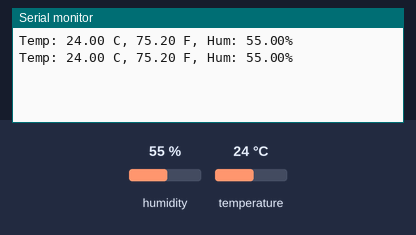
A sketch run on a simulated Arduino Uno, built with avr-gcc and run on an emulated ATmega328P. Parts: the last lines printed to the serial monitor. The inputs (shaded band) are chosen by the test bench; at power-on: humidity 55 %, temperature 24 °C.

Above: at 4.8 s.
4.9 s: humidity set to 22 %
At 7.5 s:
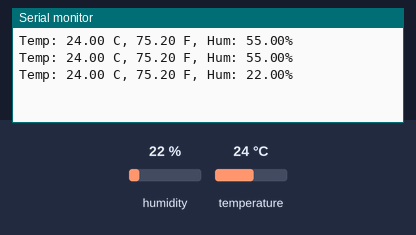
7.9 s: temperature set to 12 °C
At 8.8 s:
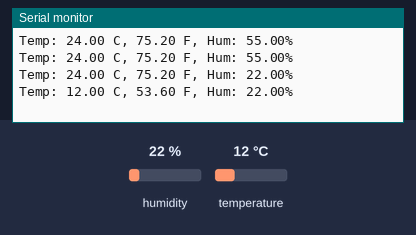
10.9 s: humidity set to 40 %
At 13.6 s:
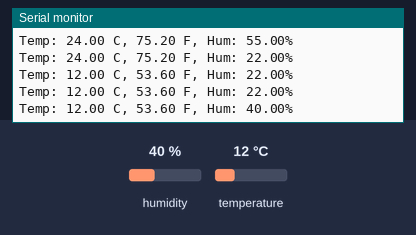
Timing chart, 0 to 15.1 s (numbered marks = the images above; inputs shaded):
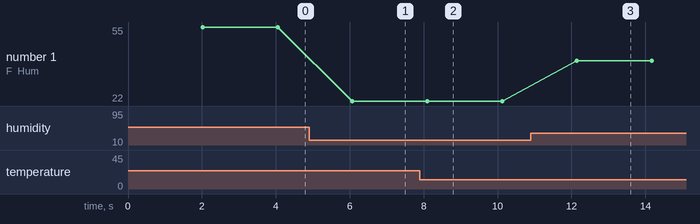

The sketch:

sketch_feb23a.ino
```cpp
#include <DHT.h>
#include <DHT_U.h>

#include "DHT.h"

#define DPIN 4        //Pin to connect DHT sensor (GPIO number)
#define DTYPE DHT11   // Define DHT 11 or DHT22 sensor type

DHT dht(DPIN,DTYPE);

void setup() {
  Serial.begin(9600);
  dht.begin();
}

void loop() {
  delay(2000);

  float tc = dht.readTemperature(false);  //Read temperature in C
  float tf = dht.readTemperature(true);   //Read Temperature in F
  float hu = dht.readHumidity();          //Read Humidity

  Serial.print("Temp: ");
  Serial.print(tc);
  Serial.print(" C, ");
  Serial.print(tf);
  Serial.print(" F, Hum: ");
  Serial.print(hu);
  Serial.println("%");
}
```

Measured:
- after the input at 4.9 s, the serial monitor: prints a new line after 1.2 s (image 1)
- after the input at 7.9 s, the serial monitor: prints a new line after 0.20 s (image 2)
- after the input at 10.9 s, the serial monitor: prints a new line after 1.2 s (image 3)
- plotted number 1: 55 → 22 after the input at 4.9 s, 22 → 40 after the input at 10.9 s
